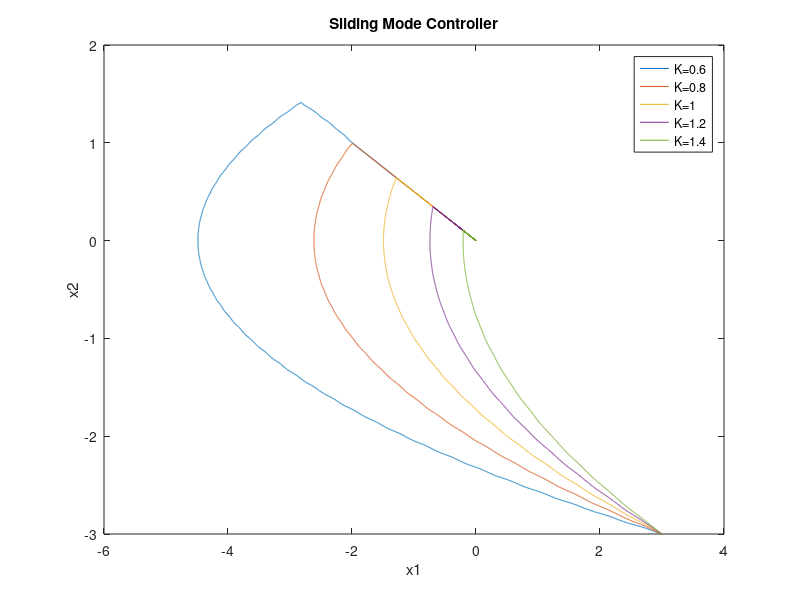

Recreate this plot in MATLAB.
clc;clear;

lambda=0.5;
K=1;
delta=0.001;
totalTime=10;
totalStep=totalTime/delta;
for K=0.6:0.2:1.4
    x1array=[1:totalStep]*0;x2array=x1array;
    x1array(1)=3;x2array(1)=-3;%init condition
    
    for i=1:totalStep
        x1=x1array(i);x2=x2array(i);

        f=x2+lambda*x1;
        u=(-sign(f)*K-x1^3*x2-9*x1*x2^3)/((x1^2+x2^2));

        d=0.1*sin(10*pi*(i*delta));
        x1_dot=x2;
        x2_dot=(1)*x1^3*x2+(9)*x1*x2^3+(x1^2+x2^2)*u+d;

        x1array(i+1)=x1+x1_dot*delta;
        x2array(i+1)=x2+x2_dot*delta;
    end

    plot(x1array,x2array);
    hold on;
end

xlabel('x1');
ylabel('x2');
title('Sliding Mode Controller');
legend({'K=0.6','K=0.8','K=1','K=1.2','K=1.4'});
